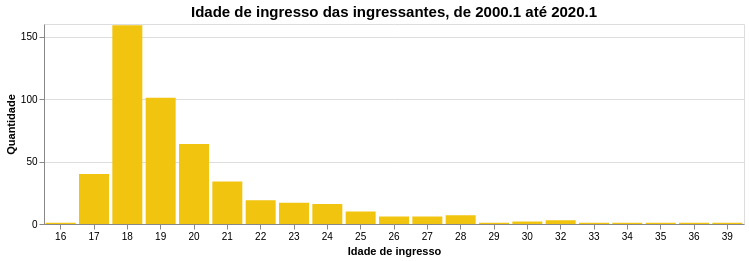

Write a Vega-Lite specification for this figure.
### Vega-Lite specification from a JSON file in a GitHub repository (floating-point values rounded to 4 significant figures; data arrays with more than 128 entries replaced by an {"elided": "..."} marker saying what was removed)
{"$schema": "https://vega.github.io/schema/vega-lite/v5.json", "data": {"values": {"elided": "747 records"}}, "mark": {"type": "bar", "color": "#F1C40F", "tooltip": true}, "title": {"text": "Idade de ingresso das ingressantes, de 2000.1 até 2020.1", "fontSize": 15}, "transform": [{"filter": "datum.periodo_ingresso >= 2000.1"}, {"aggregate": [{"op": "count", "field": "idade_ingresso", "as": "count_idade"}], "groupby": ["idade_ingresso"]}], "width": 700, "height": 200, "encoding": {"x": {"field": "idade_ingresso", "title": "Idade de ingresso", "axis": {"labelAngle": 0}}, "y": {"field": "count_idade", "type": "quantitative", "title": "Quantidade"}, "tooltip": [{"field": "idade_ingresso", "type": "ordinal", "title": "Idade"}, {"field": "count_idade", "type": "quantitative", "title": "Quantidade"}]}}
